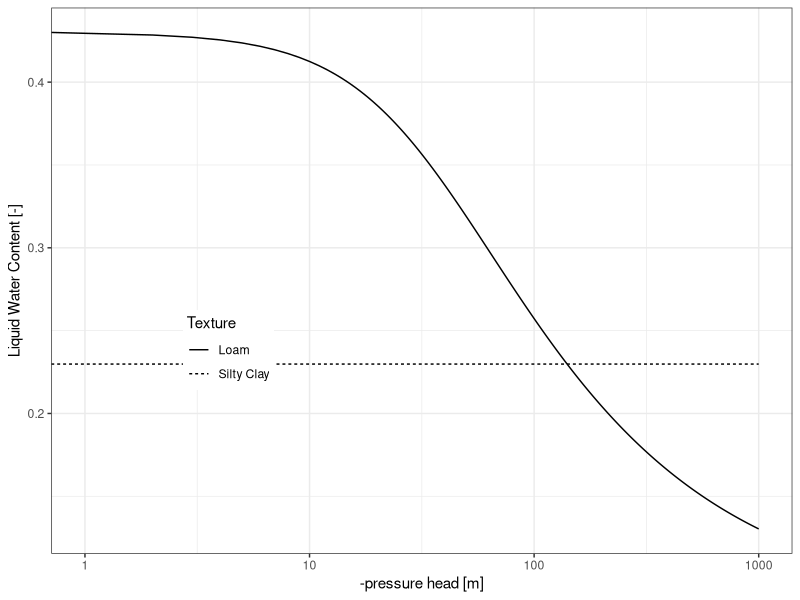
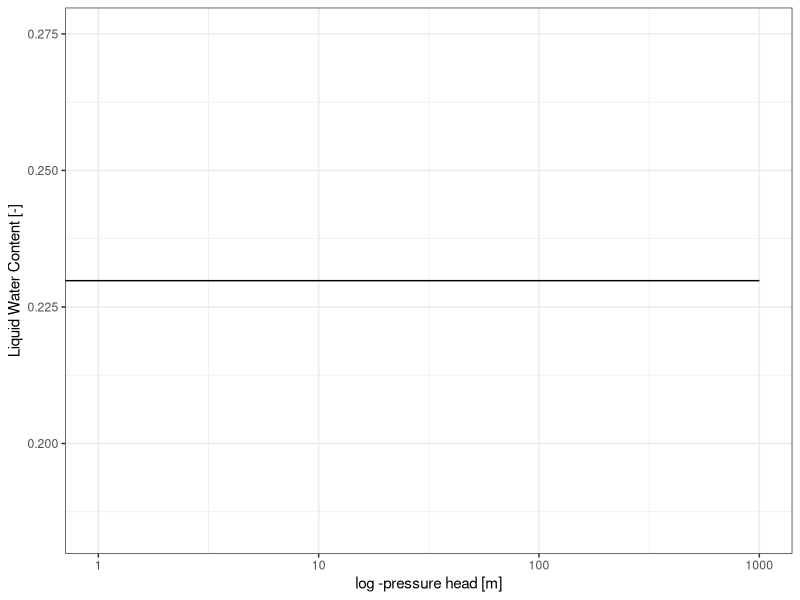
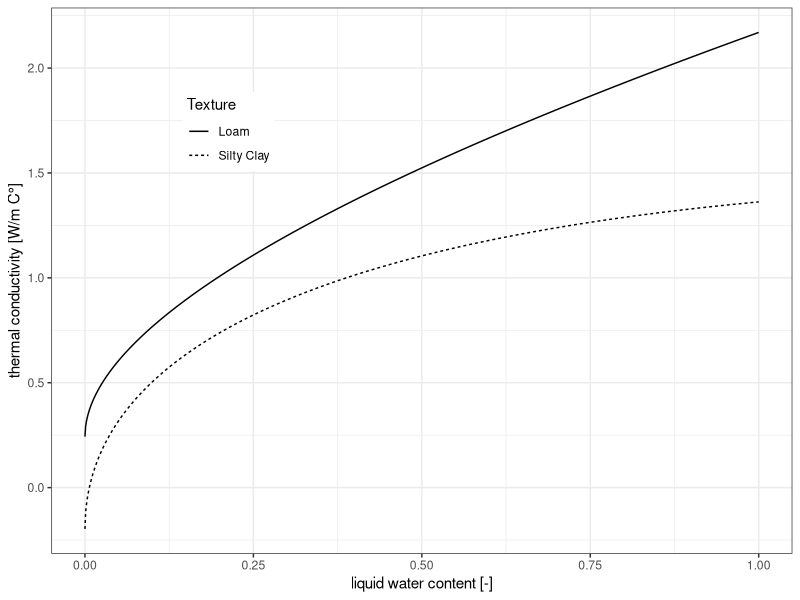
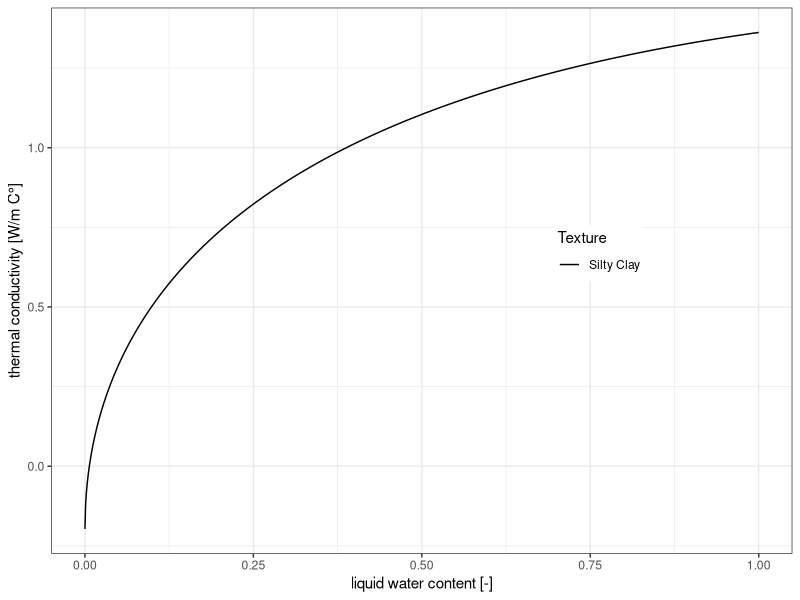
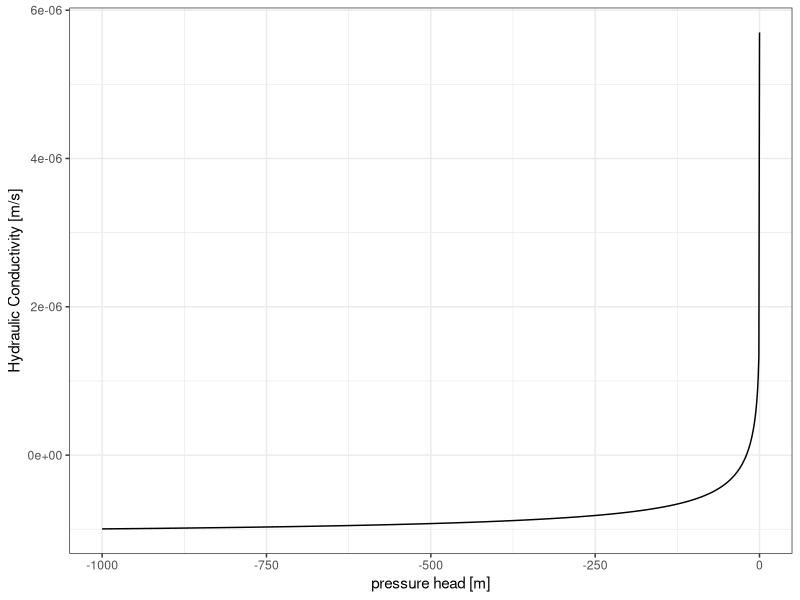
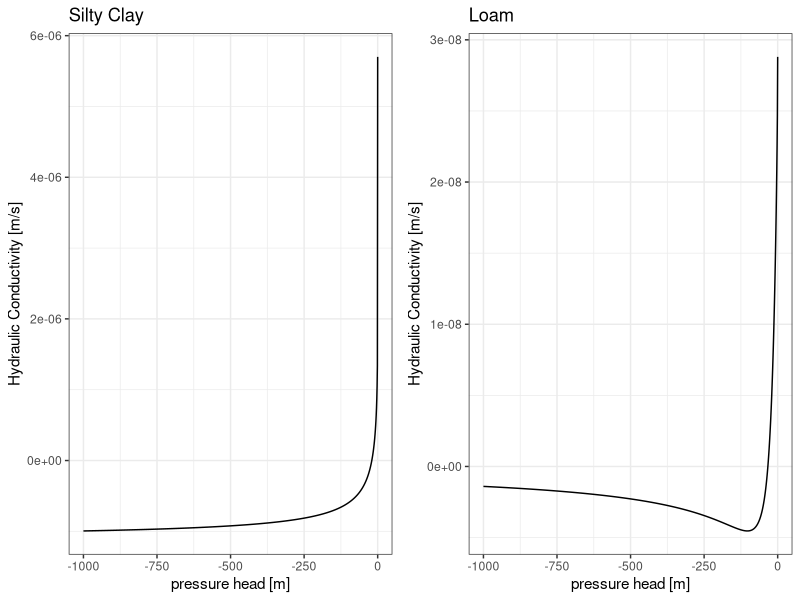

Write the R code that produced these figures, in order.
## ----------------------------------------------------------------------------------
## Script name: Rentention curve and Hydraulic conductivities
## Purpose of script:
## Author: Juliana Arbelaez Gaviria
## Date Created: 2020-03-12
## Copyright (c) Juliana Arbelaez Gaviria, 2020
## Email: arbelaez@fzp.czu.cz
## -----------------------------------------------------------------------------------
## Notes: Imput parameters Benchmark Case Msc. Thesis
## -----------------------------------------------------------------------------------
library(ggplot2)
library(ggpubr)

#------------Functions----------------------------------------------------------------
#Unsaturated Hydraulic conductivity: van Genuchten and mualem equation
UHC <- function(k_s,alpha,n,h){
  m <- 1-(1/n)
  t <- 1-(-alpha*h)^(n*m)
  p <- (1 + (-alpha*h)^n)
  k<- k_s*(((t*(p^(-m))^2)/p^(m/2)))
}

#Water retentation curve: van Genuchten’s  equation
WRC <- function(alpha,n,theta_s, theta_r,h){
  m <- 1-(1/n)
  c <- theta_r + (theta_s-theta_r)/(1+(-alpha*h)^n)^m
}

# thermal conductivity  [Wm^-1 C°^-1]
THC <- function(b1,b2,b3,theta_l){
  kappa <- b1 + b2*theta_l + b3*theta_l^0.5
}

#-------------Run functions--------------------------------------------------------------------
#pressure head and liquid water content
h <- seq(-1000,0,1)
theta_l <- seq(0,1,0.001)

#Silty Clay
alpha_clay <- 5e-2 #[1/m]
n_clay <- 1.09 #[-]
k_s_clay <- 5.7e-6 #[m/s]
theta_r_clay <- 0.07 #[-]
theta_s_clay <- 0.36 #[-]
b1_clay <- -0.197
b2_clay <- -0.962
b3_clay <- 2.521
wat_clay <- WRC(alpha_clay,n_clay,theta_s_clay, theta_r_clay,-15000)
k_clay <- UHC(k_s_clay,alpha_clay,n_clay,h)
kappa_clay <- THC(b1_clay,b2_clay,b3_clay,theta_l)

#Loam

alpha_loam <- 3e-2 #[1/m]
n_loam <- 1.56 #[-]
k_s_loam <- 2.88e-8 #[m/s]
theta_r_loam <- 0.078 #[-]
theta_s_loam <- 0.43 #[-]
b1_loam <- 0.243
b2_loam <- 0.393
b3_loam <- 1.534
wat_loam<- WRC(alpha_loam,n_loam,theta_s_loam, theta_r_loam,h)
k_loam <- UHC(k_s_loam,alpha_loam,n_loam,h)
kappa_loam <- THC(b1_loam,b2_loam,b3_loam,theta_l)


#---------Plots--------------------------------------------------------------------------------

DATA <- data.frame(h,theta_l,wat_clay,k_clay,kappa_clay,wat_loam,k_loam,kappa_loam )


ggplot(DATA,aes(x=-h, y=wat_clay, linetype = Texture)) +
  geom_line(aes(x=-h, y = wat_clay, linetype = "Silty Clay"))+
  geom_line(aes(x=-h, y = wat_loam, linetype = "Loam"))+
  labs(x = '-pressure head [m]', y ='Liquid Water Content [-]')+
  theme_bw() +
  theme(legend.position = c(0.3, 0.3),
        legend.justification = c("right", "bottom"),
        legend.box.just = "right",
        legend.margin = margin(3, 3, 3, 3))+
  scale_x_log10() 

ggplot(DATA,aes(x=-h, y=wat_clay, linetype = Texture)) +
  geom_line(aes(x=-h, y = wat_clay, linetype = "Silty Clay"))+
  labs(x = 'log -pressure head [m]', y ='Liquid Water Content [-]')+
  theme_bw() +
  theme(legend.position = "none")+
  # theme(legend.position = c(0.8, 0.8),
  #       legend.justification = c("right", "bottom"),
  #       legend.box.just = "right",
  #       legend.margin = margin(3, 3, 3, 3))+
  scale_x_log10() 



ggplot(DATA,aes(x=theta_l, y=kappa_clay, linetype = Texture)) +
  geom_line(aes(x=theta_l, y = kappa_clay, linetype = "Silty Clay"))+
  geom_line(aes(x=theta_l, y = kappa_loam, linetype = "Loam"))+
  labs(x = 'liquid water content [-]', y ='thermal conductivity [W/m C°]')+
  theme_bw() +
  theme(legend.position = c(0.3, 0.7),
        legend.justification = c("right", "bottom"),
        legend.box.just = "right",
        legend.margin = margin(3, 3, 3, 3))


ggplot(DATA,aes(x=theta_l, y=kappa_clay, linetype = Texture)) +
  geom_line(aes(x=theta_l, y = kappa_clay, linetype = "Silty Clay"))+
  labs(x = 'liquid water content [-]', y ='thermal conductivity [W/m C°]')+
  theme_bw() +
  theme(legend.position = c(0.8, 0.5),
        legend.justification = c("right", "bottom"),
        legend.box.just = "right",
        legend.margin = margin(3, 3, 3, 3))

clay <- ggplot(DATA,aes(x=h, y=k_clay)) +
  geom_line()+
  ggtitle("Silty Clay") +
  labs(x = 'pressure head [m]', y ='Hydraulic Conductivity [m/s]')+
  theme_bw()  

ggplot(DATA,aes(x=h, y=k_clay, linetype = Texture)) +
  geom_line(aes(x=h, y = k_clay, linetype = "Silty Clay"))+
  labs(x = 'pressure head [m]', y ='Hydraulic Conductivity [m/s]')+
  theme_bw()+
  theme(legend.position = "none")
  # theme(legend.position = c(0.8, 0.8),
  #       legend.justification = c("right", "bottom"),
  #       legend.box.just = "right",
  #       legend.margin = margin(3, 3, 3, 3))

loam <- ggplot(DATA,aes(x=h, y=k_loam)) +
  geom_line()+
  ggtitle("Loam") +
  labs(x = 'pressure head [m]', y ='Hydraulic Conductivity [m/s]')+
  theme_bw() 
  
ggarrange(clay, loam,
          ncol = 2, nrow = 1)
